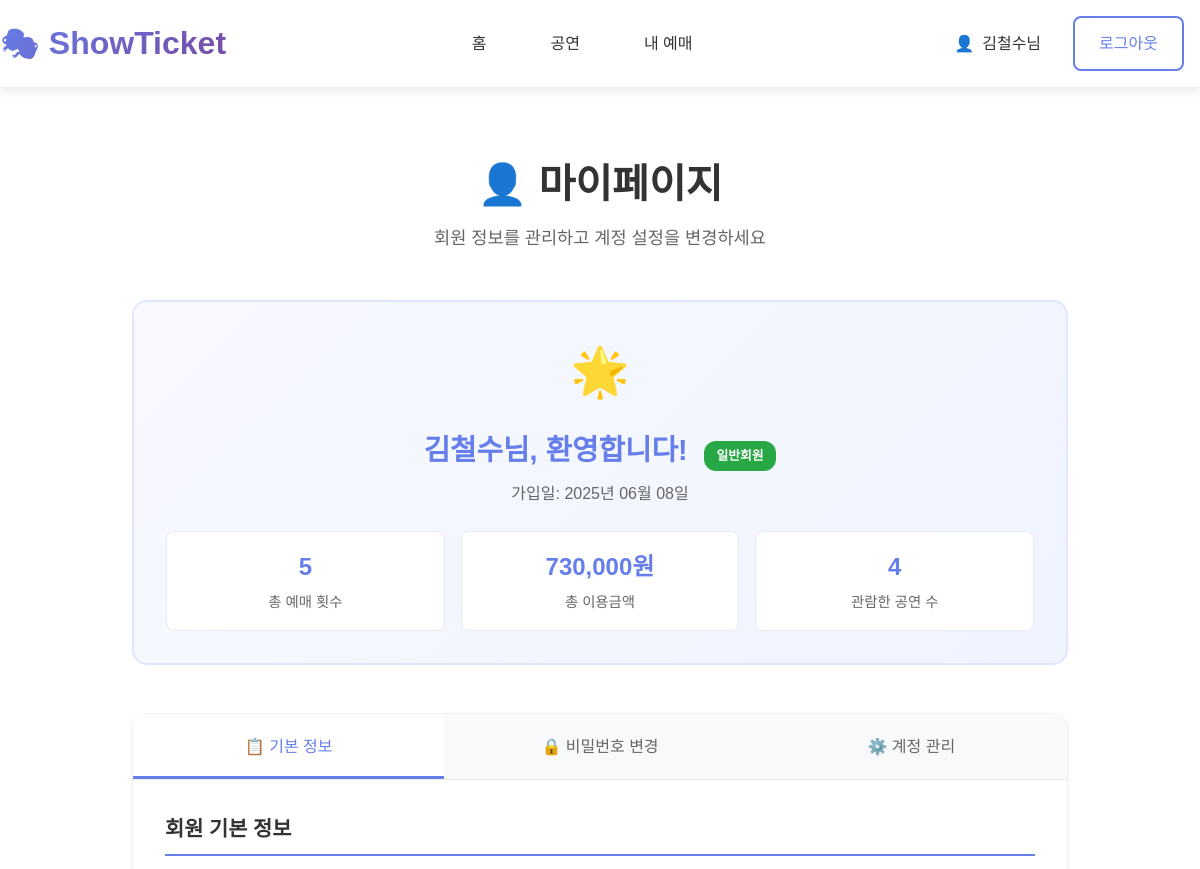
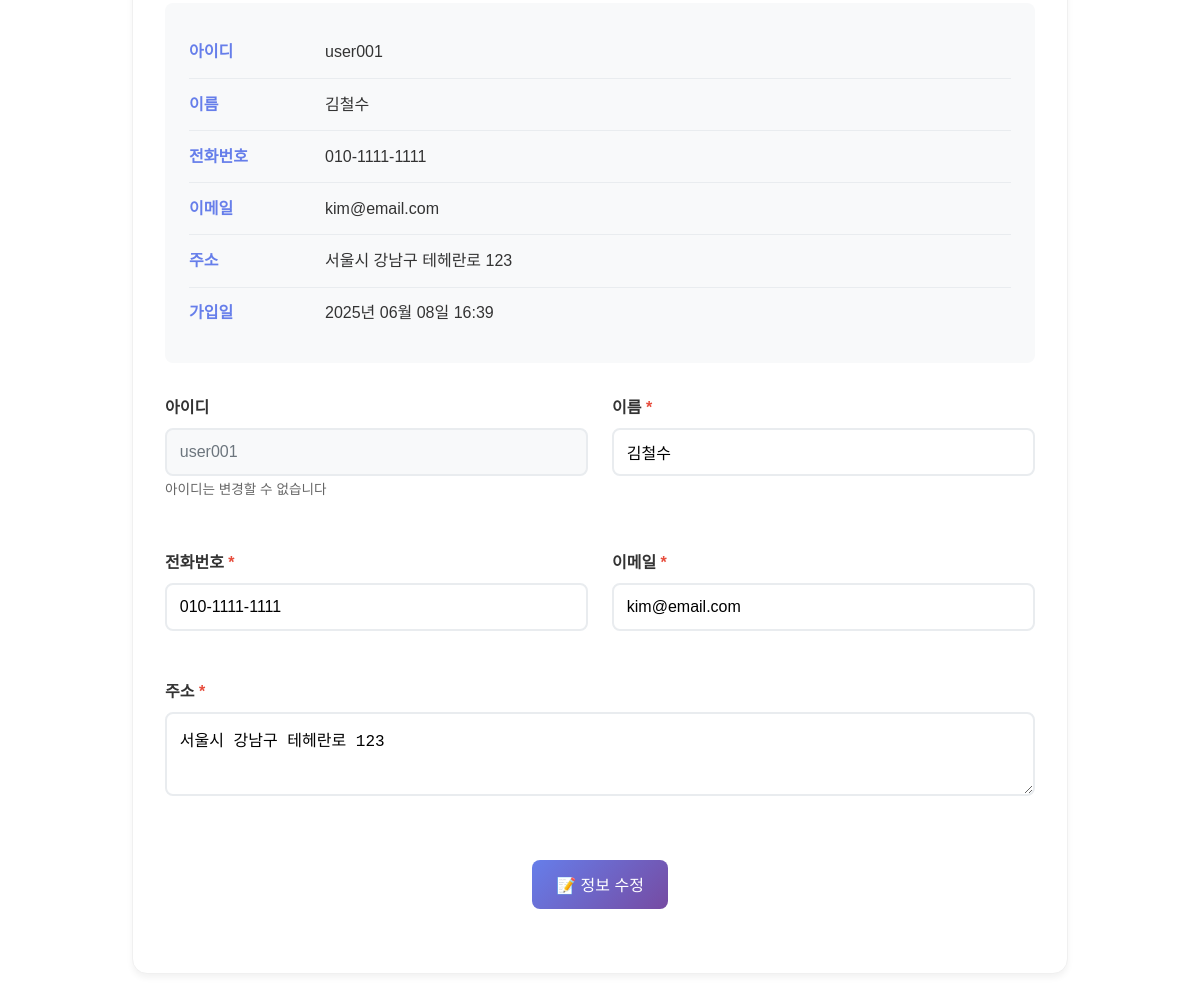
Screenshot of /src/mypage.php (signed in) with the database file from the repository (2 pictures, top to bottom).
### tables this page shows
CREATE TABLE `users` (
  `user_id` varchar(20) NOT NULL,
  `password` varchar(100) NOT NULL,
  `name` varchar(50) NOT NULL,
  `phone` varchar(15) NOT NULL,
  `address` varchar(200) NOT NULL,
  `email` varchar(100) NOT NULL,
  `is_staff` tinyint(1) DEFAULT '0',
  `created_at` datetime DEFAULT CURRENT_TIMESTAMP,
  PRIMARY KEY (`user_id`)
);

### src/mypage.php (the view, shortened to what this page needs)
<?php
include './dbconn.php';
$user_query = "SELECT * FROM users WHERE user_id = ?";
$user_stmt = mysqli_prepare($connect, $user_query);
mysqli_stmt_bind_param($user_stmt, "s", $_SESSION['user_id']);
mysqli_stmt_execute($user_stmt);
$user_result = mysqli_stmt_get_result($user_stmt);
$user = mysqli_fetch_assoc($user_result);
$stats_query = "
    SELECT
        COUNT(DISTINCT bg.group_id) as total_bookings,
        SUM(bg.total_price) as total_spent,
        COUNT(DISTINCT ps.performance_id) as unique_performances
    FROM booking_groups bg
    JOIN performance_schedules ps ON bg.schedule_id = ps.schedule_id
    WHERE bg.user_id = ? AND bg.status = 'confirmed'
";
$stats_stmt = mysqli_prepare($connect, $stats_query);
mysqli_stmt_bind_param($stats_stmt, "s", $_SESSION['user_id']);
mysqli_stmt_execute($stats_stmt);
$stats_result = mysqli_stmt_get_result($stats_stmt);
$stats = mysqli_fetch_assoc($stats_result);
?>
<!DOCTYPE html>
<html lang="ko">
<head>
</head>
<body>
    <header class="header">
        <div class="nav-container">
            <a href="home.php" class="logo">🎭 ShowTicket</a>
            <nav class="nav-menu">
                <a href="home.php">홈</a>
                <div class="dropdown">
                    <a href="performances.php">공연</a>
                </div>
                <a href="my_bookings.php">내 예매</a>
            </nav>
            <div class="user-info">
                    <a href="mypage.php" style="color: #333; text-decoration: none; display: flex; align-items: center; gap: 0.5rem; padding: 0.5rem 1rem; border-radius: 8px; transition: background-color 0.3s;">
                        <span>👤</span>
                        <span><?php echo htmlspecialchars($_SESSION['name']); ?>님</span>
                    </a>
                    <a href="logout.php" class="btn">로그아웃</a>
            </div>
        </div>
    </header>
    <div class="container">
        <div class="page-header">
            <h1 class="page-title">👤 마이페이지</h1>
            <p class="page-subtitle">회원 정보를 관리하고 계정 설정을 변경하세요</p>
        </div>
        <div class="user-welcome">
            <div class="welcome-icon">🌟</div>
            <h2 class="welcome-title">
                <?php echo htmlspecialchars($user['name']); ?>님, 환영합니다!
                <span class="badge <?php echo $user['is_staff'] ? 'badge-admin' : 'badge-user'; ?>">
                    <?php echo $user['is_staff'] ? '관리자' : '일반회원'; ?>
                </span>
            </h2>
            <p class="welcome-subtitle">가입일: <?php echo date('Y년 m월 d일', strtotime($user['created_at'])); ?></p>
            <div class="user-stats">
                <div class="stat-item">
                    <div class="stat-number"><?php echo $stats['total_bookings'] ?: 0; ?></div>
                    <div class="stat-label">총 예매 횟수</div>
                </div>
                <div class="stat-item">
                    <div class="stat-number"><?php echo number_format($stats['total_spent'] ?: 0); ?>원</div>
                    <div class="stat-label">총 이용금액</div>
                </div>
                <div class="stat-item">
                    <div class="stat-number"><?php echo $stats['unique_performances'] ?: 0; ?></div>
                    <div class="stat-label">관람한 공연 수</div>
                </div>
            </div>
        </div>
        <div class="tabs-container">
            <div class="tabs-header">
                <button class="tab-button active" onclick="showTab('profile')">📋 기본 정보</button>
                <button class="tab-button" onclick="showTab('password')">🔒 비밀번호 변경</button>
                <button class="tab-button" onclick="showTab('account')">⚙️ 계정 관리</button>
            </div>
            <div id="profile" class="tab-content active">
                <div class="profile-section">
                    <h3 class="section-title">회원 기본 정보</h3>
                    <div class="user-info-display">
                        <div class="info-item">
                            <span class="info-label">아이디</span>
                            <span class="info-value"><?php echo htmlspecialchars($user['user_id']); ?></span>
                        </div>
                        <div class="info-item">
                            <span class="info-label">이름</span>
                            <span class="info-value"><?php echo htmlspecialchars($user['name']); ?></span>
                        </div>
                        <div class="info-item">
                            <span class="info-label">전화번호</span>
                            <span class="info-value"><?php echo htmlspecialchars($user['phone']); ?></span>
                        </div>
                        <div class="info-item">
                            <span class="info-label">이메일</span>
                            <span class="info-value"><?php echo htmlspecialchars($user['email']); ?></span>
                        </div>
                        <div class="info-item">
                            <span class="info-label">주소</span>
                            <span class="info-value"><?php echo nl2br(htmlspecialchars($user['address'])); ?></span>
                        </div>
                        <div class="info-item">
                            <span class="info-label">가입일</span>
                            <span class="info-value"><?php echo date('Y년 m월 d일 H:i', strtotime($user['created_at'])); ?></span>
                        </div>
                    </div>
                    <form method="POST" action="" id="profileForm">
                        <div class="form-grid">
                            <div class="form-group">
                                <label class="form-label">아이디</label>
                                <input type="text" class="form-control" value="<?php echo htmlspecialchars($user['user_id']); ?>" disabled>
                                <small style="color: #666; font-size: 0.85rem;">아이디는 변경할 수 없습니다</small>
                            </div>
                            <div class="form-group">
                                <label class="form-label">이름 <span class="required">*</span></label>
                                <input type="text" name="name" class="form-control"
                                       value="<?php echo htmlspecialchars($user['name']); ?>" required>
                            </div>
                            <div class="form-group">
                                <label class="form-label">전화번호 <span class="required">*</span></label>
                                <input type="tel" name="phone" class="form-control"
                                       value="<?php echo htmlspecialchars($user['phone']); ?>" required>
                            </div>
                            <div class="form-group">
                                <label class="form-label">이메일 <span class="required">*</span></label>
                                <input type="email" name="email" class="form-control"
                                       value="<?php echo htmlspecialchars($user['email']); ?>" required>
                            </div>
                            <div class="form-group full-width">
                                <label class="form-label">주소 <span class="required">*</span></label>
                                <textarea name="address" class="form-control" rows="3" required><?php echo htmlspecialchars($user['address']); ?></textarea>
                            </div>
                        </div>
                        <div style="text-align: center; margin-top: 2rem;">
                            <button type="submit" name="update_profile" class="btn btn-primary">📝 정보 수정</button>
                        </div>
                    </form>
                </div>
            </div>
        </div>
    </div>
</body>
</html>

### src/mypage.php (style rules this page uses)
* { margin: 0; padding: 0; box-sizing: border-box; }
body { font-family: 'Arial', sans-serif; line-height: 1.6; color: #333; }
.header { background-color: white; color: #333; padding: 1rem 0; box-shadow: 0 2px 10px rgba(0,0,0,0.1); border-bottom: 1px solid #eee; }
.nav-container { max-width: 1200px; margin: 0 auto; display: flex; justify-content: space-between; align-items: center; padding: 0 1rem; }
.logo { font-size: 2rem; font-weight: bold; text-decoration: none; background: linear-gradient(135deg, #667eea 0%, #764ba2 100%); -webkit-background-clip: text; -webkit-text-fill-color: transparent; background-clip: text; margin-left: -1rem; }
.nav-menu { display: flex; gap: 2rem; align-items: center; }
.nav-menu a { color: #333; text-decoration: none; padding: 0.5rem 1rem; border-radius: 5px; transition: background-color 0.3s; font-weight: 500; }
.dropdown { position: relative; display: inline-block; }
.user-info { display: flex; gap: 1rem; align-items: center; }
.container { max-width: 1000px; margin: 2rem auto; padding: 2rem; }
.page-header { text-align: center; margin-bottom: 3rem; }
.page-title { font-size: 2.5rem; color: #333; margin-bottom: 0.5rem; }
.page-subtitle { color: #666; font-size: 1.1rem; }
.user-welcome { background: linear-gradient(135deg, #f8f9ff 0%, #f0f4ff 100%); border: 2px solid #e0e6ff; border-radius: 15px; padding: 2rem; margin-bottom: 3rem; text-align: center; }
.welcome-icon { font-size: 3rem; margin-bottom: 1rem; }
.welcome-title { font-size: 1.8rem; color: #667eea; margin-bottom: 0.5rem; }
.welcome-subtitle { color: #666; margin-bottom: 1.5rem; }
.user-stats { display: grid; grid-template-columns: repeat(auto-fit, minmax(150px, 1fr)); gap: 1rem; }
.stat-item { background: white; padding: 1rem; border-radius: 8px; text-align: center; border: 1px solid #e9ecef; }
.stat-number { font-size: 1.5rem; font-weight: bold; color: #667eea; margin-bottom: 0.3rem; }
.stat-label { font-size: 0.9rem; color: #666; }
.tabs-container { background: white; border-radius: 15px; box-shadow: 0 4px 6px rgba(0,0,0,0.05); border: 1px solid #f0f0f0; overflow: hidden; }
.tabs-header { display: flex; background: #f8f9fa; border-bottom: 1px solid #e9ecef; }
.tab-button { flex: 1; padding: 1.2rem; background: transparent; border: none; font-size: 1rem; font-weight: 500; color: #666; cursor: pointer; transition: all 0.3s; border-bottom: 3px solid transparent; }
.tab-button.active { background: white; color: #667eea; border-bottom-color: #667eea; }
.tab-content { display: none; padding: 2rem; }
.tab-content.active { display: block; }
.profile-section { margin-bottom: 2rem; }
.section-title { font-size: 1.3rem; font-weight: bold; color: #333; margin-bottom: 1rem; padding-bottom: 0.5rem; border-bottom: 2px solid #667eea; }
.form-grid { display: grid; grid-template-columns: repeat(auto-fit, minmax(300px, 1fr)); gap: 1.5rem; }
.form-group { margin-bottom: 1.5rem; }
.form-group.full-width { grid-column: 1 / -1; }
.form-label { display: block; font-weight: 600; margin-bottom: 0.5rem; color: #333; }
.required { color: #e74c3c; }
.form-control { width: 100%; padding: 0.8rem; border: 2px solid #e9ecef; border-radius: 8px; font-size: 1rem; transition: border-color 0.3s; }
.form-control:disabled { background-color: #f8f9fa; color: #6c757d; cursor: not-allowed; }
.btn { display: inline-block; padding: 0.8rem 1.5rem; background: transparent; color: #667eea; text-decoration: none; border-radius: 8px; border: 2px solid #667eea; cursor: pointer; transition: all 0.3s; font-weight: 500; font-size: 1rem; }
.btn-primary { background: linear-gradient(135deg, #667eea 0%, #764ba2 100%); color: white; border: none; }
.badge { display: inline-block; padding: 0.3rem 0.8rem; border-radius: 12px; font-size: 0.8rem; font-weight: bold; margin-left: 0.5rem; }
.badge-user { background: #28a745; color: white; }
.user-info-display { background: #f8f9fa; border-radius: 8px; padding: 1.5rem; margin-bottom: 2rem; }
.info-item { display: flex; padding: 0.8rem 0; border-bottom: 1px solid #e9ecef; }
.info-item:last-child { border-bottom: none; }
.info-label { font-weight: 600; color: #667eea; min-width: 120px; margin-right: 1rem; }
.info-value { color: #333; flex: 1; }

### rows the page displays
users: name "김철수", created_at "2025년 06월 08일", user_id "user001", phone "010-1111-1111", email "kim@email.com", address "서울시 강남구 테헤란로 123", created_at "2025년 06월 08일 16:39"

### other values shown
$_SESSION['name'] "김철수"
$stats['total_bookings'] ?: 0 "5"
$stats['total_spent'] ?: 0 "730,000"
$stats['unique_performances'] ?: 0 "4"
